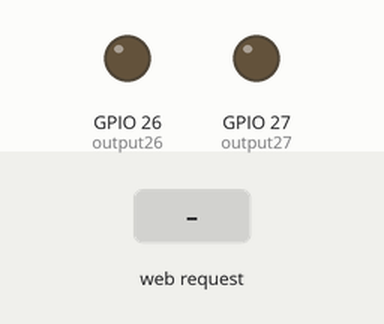
The sketch below on a simulated ESP32. Shown: output pins drawn as LEDs (lit = HIGH). The test bench sets the inputs (shaded band). WiFi joins after 1.5 s; servers stay silent unless stated; what the sketch prints to the serial monitor is not drawn.

Above: at 2.7 s.
2.8 s: HTTP request GET /26/on received
At 4.0 s:
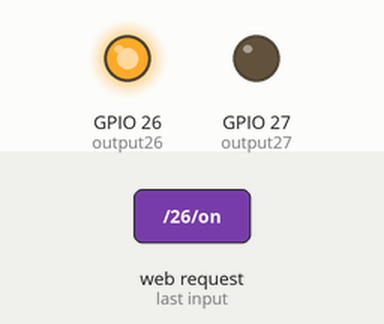
4.3 s: HTTP request GET /27/on received
At 5.2 s:
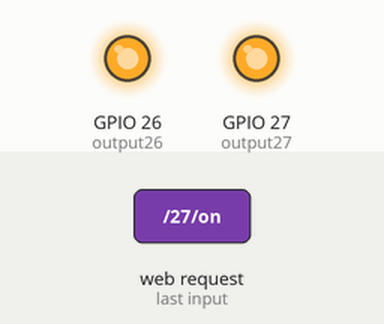
5.8 s: HTTP request GET /26/off received
At 6.4 s:
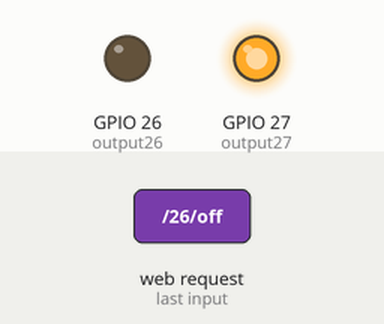
7.3 s: HTTP request GET /27/off received
At 8.7 s:
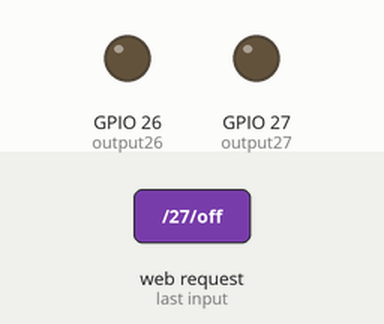
Timing chart, 0 to 9.8 s (numbered marks = the images above; inputs shaded):
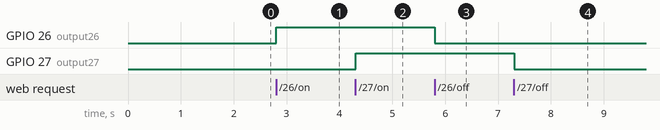

The sketch:

project5_Web_LED_controlling.ino
```cpp
#include <WiFi.h>


const char* ssid = "Your own SSID";
const char* password = "Wife password";

// Set web server port number to 80
WiFiServer server(80);

// Variable to store the HTTP request
String header;

// Auxiliar variables to store the current output state
String output26State = "off";
String output27State = "off";

// Assign output variables to GPIO pins
const int output26 = 26;
const int output27 = 27;

unsigned long currentTime = millis();
unsigned long previousTime = 0;
const long timeoutTime = 2000;

void setup() {
  Serial.begin(115200);
  pinMode(output26, OUTPUT);
  pinMode(output27, OUTPUT);
  digitalWrite(output26, LOW);
  digitalWrite(output27, LOW);

  Serial.print("Connecting to ");
  Serial.println(ssid);
  WiFi.begin(ssid, password);
  while (WiFi.status() != WL_CONNECTED) {
    delay(500);
    Serial.print(".");
  }
  Serial.println("");
  Serial.println("WiFi connected.");
  Serial.println("IP address: ");
  Serial.println(WiFi.localIP());
  server.begin();
}

void loop(){
  WiFiClient client = server.available();

  if (client) {
    currentTime = millis();
    previousTime = currentTime;
    Serial.println("New Client.");
    String currentLine = "";
    while (client.connected() && currentTime - previousTime <= timeoutTime) {
      currentTime = millis();
      if (client.available()) {
        char c = client.read();
        Serial.write(c);
        header += c;
        if (c == '\n') {
          if (currentLine.length() == 0) {
            // HTTP headers
            client.println("HTTP/1.1 200 OK");
            client.println("Content-type:text/html");
            client.println("Connection: close");
            client.println();

            // Logic for GPIO control
            if (header.indexOf("GET /26/on") >= 0) {
              output26State = "on";
              digitalWrite(output26, HIGH);
            } else if (header.indexOf("GET /26/off") >= 0) {
              output26State = "off";
              digitalWrite(output26, LOW);
            } else if (header.indexOf("GET /27/on") >= 0) {
              output27State = "on";
              digitalWrite(output27, HIGH);
            } else if (header.indexOf("GET /27/off") >= 0) {
              output27State = "off";
              digitalWrite(output27, LOW);
            }

            // HTML Web Page
            client.println("<!DOCTYPE html><html>");
            client.println("<head><meta name=\"viewport\" content=\"width=device-width, initial-scale=1\">");
            client.println("<link rel=\"icon\" href=\"data:,\">");

            // Import Font Awesome for Icons
            client.println("<link rel=\"stylesheet\" href=\"https://use.fontawesome.com/releases/v5.7.2/css/all.css\">");

            // CSS Styling
            client.println("<style>");
            client.println("html { font-family: 'Segoe UI', Arial; display: block; margin: 0px auto; text-align: center; background-color: #121212; color: white; }");
            client.println("h1 { margin: 40px 0; font-weight: 300; color: #00d4ff; }");
            client.println(".container { display: flex; flex-direction: column; align-items: center; }");
            client.println(".card { background: #1e1e1e; padding: 25px; border-radius: 15px; box-shadow: 0 4px 15px rgba(0,0,0,0.4); margin: 15px; width: 85%; max-width: 350px; }");
            client.println(".state-label { font-size: 0.9rem; color: #888; text-transform: uppercase; margin-bottom: 10px; }");
            client.println(".button { display: inline-block; padding: 15px 40px; font-size: 18px; font-weight: bold; text-decoration: none; border-radius: 50px; transition: 0.3s; }");
            client.println(".on { background-color: #00d4ff; color: #121212; }");
            client.println(".off { background-color: #333; color: #ff4b2b; border: 2px solid #ff4b2b; }");
            client.println(".button:active { transform: scale(0.95); }");
            client.println("i { margin-right: 10px; }");
            client.println("</style></head>");

            // Web Page Content
            client.println("<body><div class=\"container\">");
            client.println("<h1>ESP32 Dashboard</h1>");

            // GPIO 26 Card
            client.println("<div class=\"card\">");
            client.println("<div class=\"state-label\">Device 1 (Pin 26)</div>");
            if (output26State == "off") {
              client.println("<a href=\"/26/on\" class=\"button on\"><i class=\"fas fa-power-off\"></i>TURN ON</a>");
            } else {
              client.println("<a href=\"/26/off\" class=\"button off\"><i class=\"fas fa-lightbulb\"></i>TURN OFF</a>");
            }
            client.println("</div>");

            // GPIO 27 Card
            client.println("<div class=\"card\">");
            client.println("<div class=\"state-label\">Device 2 (Pin 27)</div>");
            if (output27State == "off") {
              client.println("<a href=\"/27/on\" class=\"button on\"><i class=\"fas fa-power-off\"></i>TURN ON</a>");
            } else {
              client.println("<a href=\"/27/off\" class=\"button off\"><i class=\"fas fa-fan\"></i>TURN OFF</a>");
            }
            client.println("</div>");

            client.println("</div></body></html>");
            client.println();
            break;
          } else {
            currentLine = "";
          }
        } else if (c != '\r') {
          currentLine += c;
        }
      }
    }
    header = "";
    client.stop();
    Serial.println("Client disconnected.");
  }
}
```

Measured:
- after the input at 2.8 s, GPIO 26 (output26): LOW → HIGH at once
- after the input at 4.3 s, GPIO 27 (output27): LOW → HIGH at once
- after the input at 5.8 s, GPIO 26 (output26): HIGH → LOW at once
- after the input at 7.3 s, GPIO 27 (output27): HIGH → LOW at once
